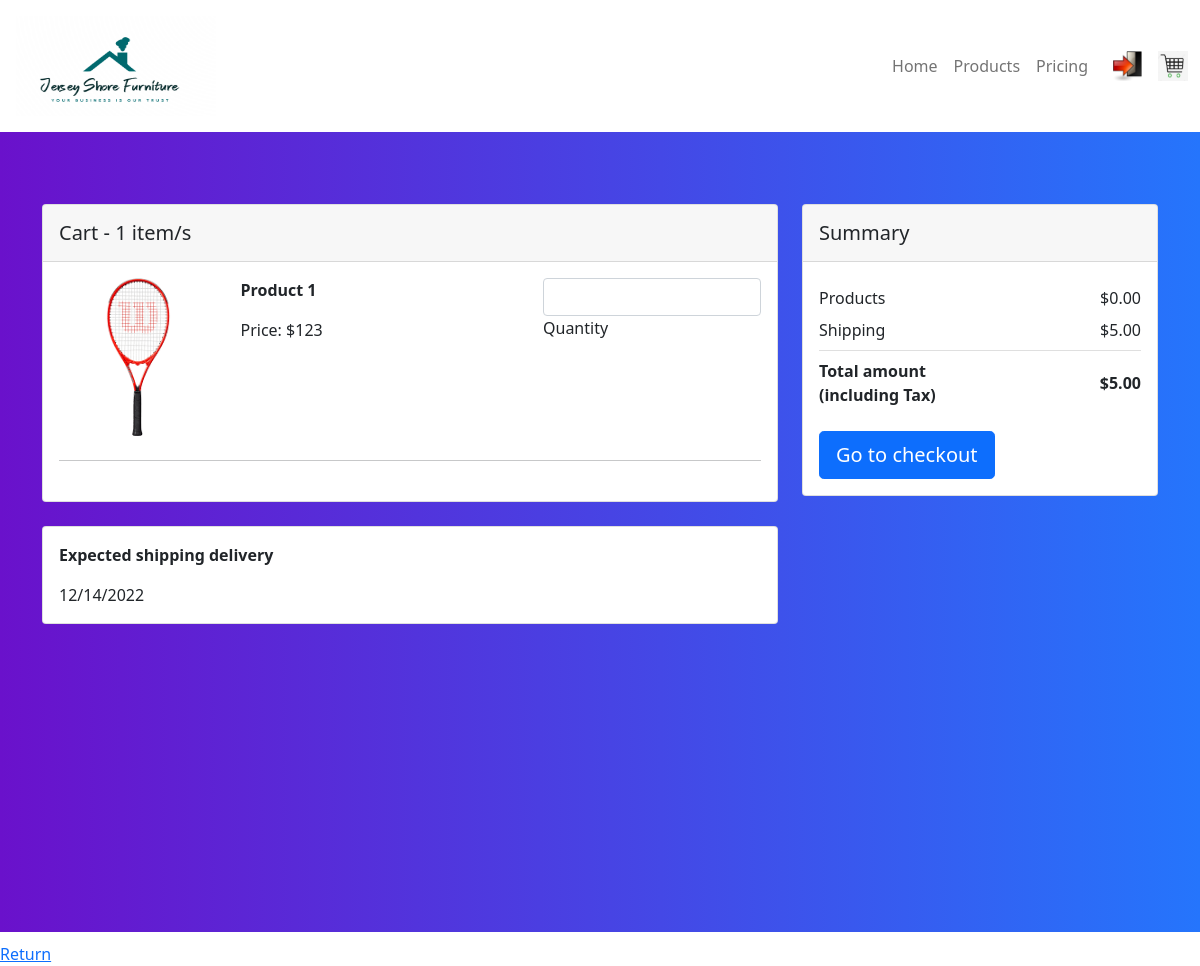
/cartpage.php?Product_ID=1, run on an earlier commit of the app's database.
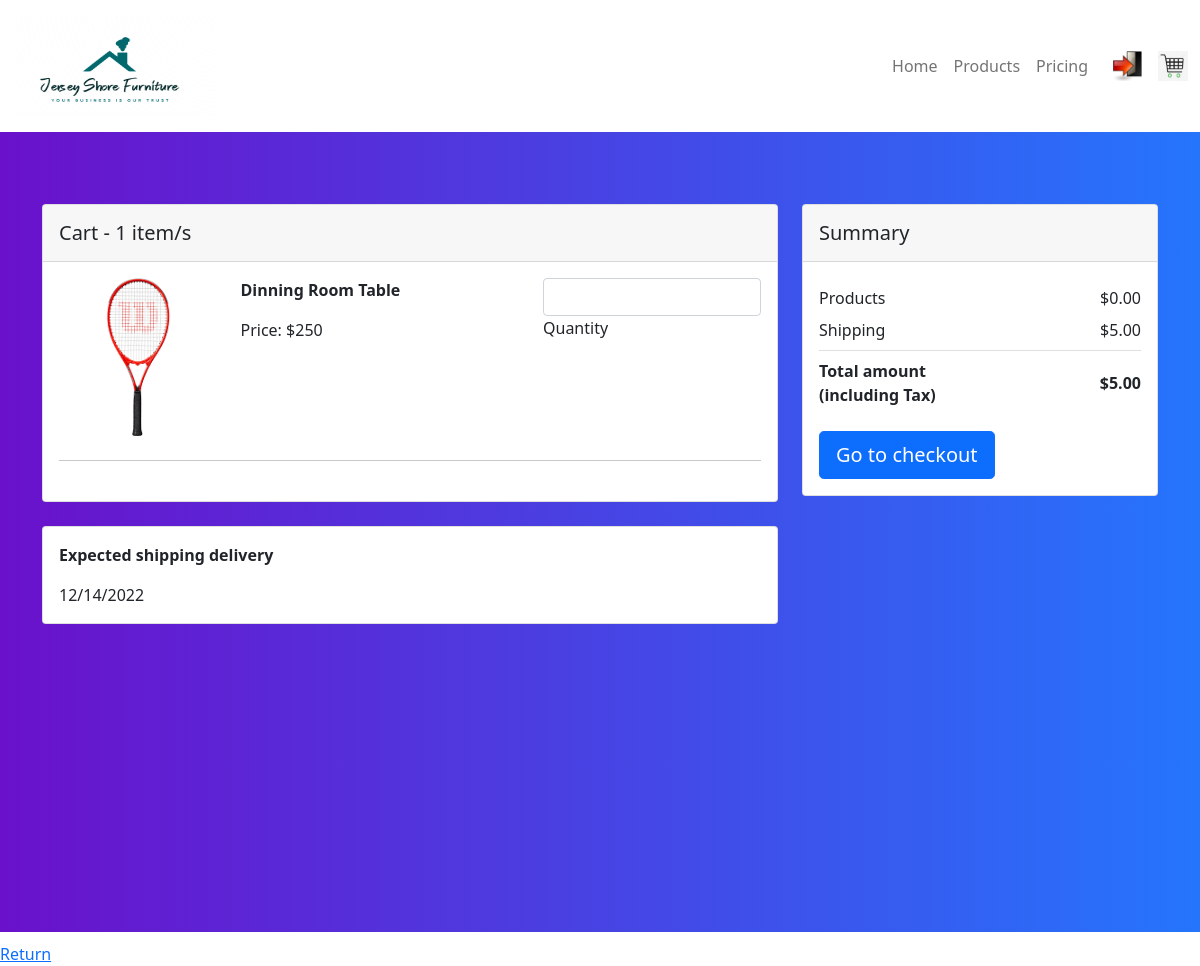
And on a later commit of the database.
### tables this page shows
CREATE TABLE `product` (
  `Product_ID` int(12) NOT NULL,
  `Name` varchar(200) NOT NULL,
  `brand_id` int(11) NOT NULL,
  `Price` decimal(15,0) NOT NULL,
  `category_id` int(11) NOT NULL,
  `Quantity` int(12) NOT NULL,
  `Images` varchar(500) NOT NULL
);

### cartpage.php (the view, shortened to what this page needs)
<?php
include("config.php");
if (isset($_REQUEST['Product_ID']) && $_REQUEST['Product_ID'] != "")
{
  $Product_ID = $_REQUEST['Product_ID'];
  $result = mysqli_query($con,"SELECT P.Product_ID,P.Name,B.Brand_Name,P.Price,C.Category_Name,P.Quantity,P.Images FROM product P INNER JOIN category C ON C.Category_ID = P.category_id INNER JOIN brand B ON B.Brand_ID = P.brand_id WHERE P.Product_ID='$Product_ID'");
}
?>
<html>
<head>
    <link href="https://cdn.jsdelivr.net/npm/bootstrap@5.0.2/dist/css/bootstrap.min.css" rel="stylesheet"
>
    <link rel="stylesheet" href="https://cdn.jsdelivr.net/npm/bootstrap-icons@1.5.0/font/bootstrap-icons.css">
</head>
    <nav class="navbar navbar-expand-lg navbar-light bg-white">
    <div>
    <a class="nav-link" href="product.php"> <img  src="pictures/HomeLogo.png" width='200' height='100' /></a>
   </div>
        <div class="container-fluid">
            <div class="collapse navbar-collapse" id="navbarExample01">
                <ul class="navbar-nav me-auto mb-2 mb-lg-0">
                    <li class="nav-item active">
                        <a class="nav-link" aria-current="page" href="#">Home</a>
                    </li>
                    <li class="nav-item">
                        <a class="nav-link" href="product.php">Products</a>
                    </li>
                    <li class="nav-item">
                        <a class="nav-link" href="#">Pricing</a>
                    </li>
                    </div>
                    <div>
                    <a class="nav-link" href="customerlogin.php"> <img  src="pictures/logout.png" href="customerlogin.php" width='30' height='30' /></a>
                    </div>
                    <div>
                    <img  src="pictures/Shoppingcart.png" width='30' height='30' />
                    </div>
        </div>
    </nav>
<section class="h-100 gradient-custom">
<form method="post" action="cartpage.php">
  <div class="container py-5">
<?php
  if (isset($_SESSION["shopping_cart"])) {
    $total_price = 0;
  ?>
    <div class="row d-flex justify-content-center my-4">
      <div class="col-md-8">
        <div class="card mb-4">
          <div class="card-header py-3">
            <h5 class="mb-0">Cart - <?php
  echo count(array_keys($_SESSION["shopping_cart"]));
?> item/s</h5>
          </div>
          <div class="card-body">
            <?php
    foreach ($_SESSION["shopping_cart"] as $product) {
            ?>
            <div class="row">
              <div class="col-lg-3 col-md-12 mb-4 mb-lg-0">
                <div class="bg-image hover-overlay hover-zoom ripple rounded" data-mdb-ripple-color="light">
                  <img src="pictures/<?php echo $product["Images"]; ?>"
                    class="w-100" alt=<?php echo $product["Name"]; ?> />
                </div>
              </div>
              <div class="col-lg-5 col-md-6 mb-4 mb-lg-0">
                <p><strong><?php echo $product["Name"]; ?></strong></p>
                <p>Price: $<?php echo $product["Price"]; ?></p>
              </div>
              <div class="col-lg-4 col-md-6 mb-4 mb-lg-0">
                <div class="d-flex mb-4" style="max-width: 300px">
                    <div class="form-outline">
                    <input id="form1" min="0" name="quantity" value="<?php echo $product["quantity"]; ?>"
                       type="number" class="form-control" onchange="this.form.submit" />
                    <label class="form-label" for="form1">Quantity</label>
                  </div>
                </div>
              </div>
            </div>
            <?php
      $total_price += ($product["Price"] * $product["quantity"]  );
    }
  }
  else
{
	echo "<h3>Your cart is empty!</h3>";
    exit;
	}
          ?>
            <hr class="my-4" />
          </div>
        </div>
        <div class="card mb-4">
          <div class="card-body">
            <p><strong>Expected shipping delivery</strong></p>
            <p class="mb-0"></p>
          </div>
        </div>
      </div>
      <div class="col-md-4">
        <div class="card mb-4">
          <div class="card-header py-3">
            <h5 class="mb-0">Summary</h5>
          </div>
          <div class="card-body">
            <ul class="list-group list-group-flush">
              <li
                class="list-group-item d-flex justify-content-between align-items-center border-0 px-0 pb-0">
                Products
                <span>$<?php echo number_format($total_price, 2, '.', '') ?></span>
              </li>
              <li class="list-group-item d-flex justify-content-between align-items-center px-0">
                Shipping
                <span>$5.00</span>
              </li>
              <li
                class="list-group-item d-flex justify-content-between align-items-center border-0 px-0 mb-3">
                <div>
                  <strong>Total amount</strong>
                  <strong>
                    <p class="mb-0">(including Tax)</p>
                  </strong>
                </div>
                <span><strong>$<?php echo number_format($total_price + 5, 2, '.', ''); ?></strong></span>
              </li>
            </ul>
            <button type="button" class="btn btn-primary btn-lg btn-block">
              Go to checkout
            </button>
          </div>
        </div>
      </div>
    </div>
  </div>
  </form>
</section>
<a href="customerhome.php">Return</a>
</body>
</html>

### cartpage.php (style rules this page uses)
.gradient-custom { background: #6a11cb; background: -webkit-linear-gradient(to right, rgba(106, 17, 203, 1), rgba(37, 117, 252, 1)); background: linear-gradient(to right, rgba(106, 17, 203, 1), rgba(37, 117, 252, 1)) }

What changed in the data, as far as the page shows it:
removed product: Images (picture), Name "Product 1", Price "123"
added product: Images (picture), Name "Dinning Room Table", Price "250"
